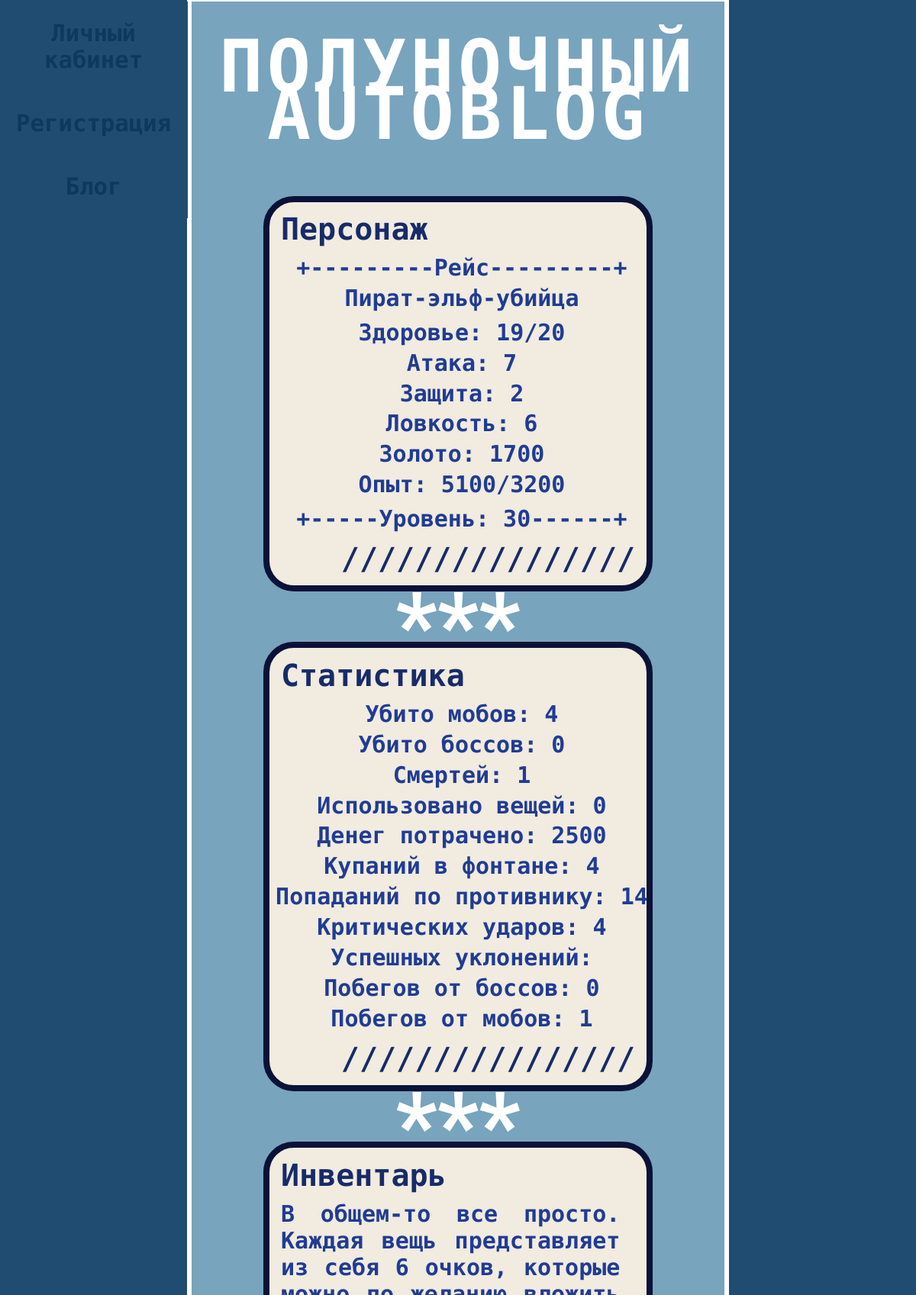
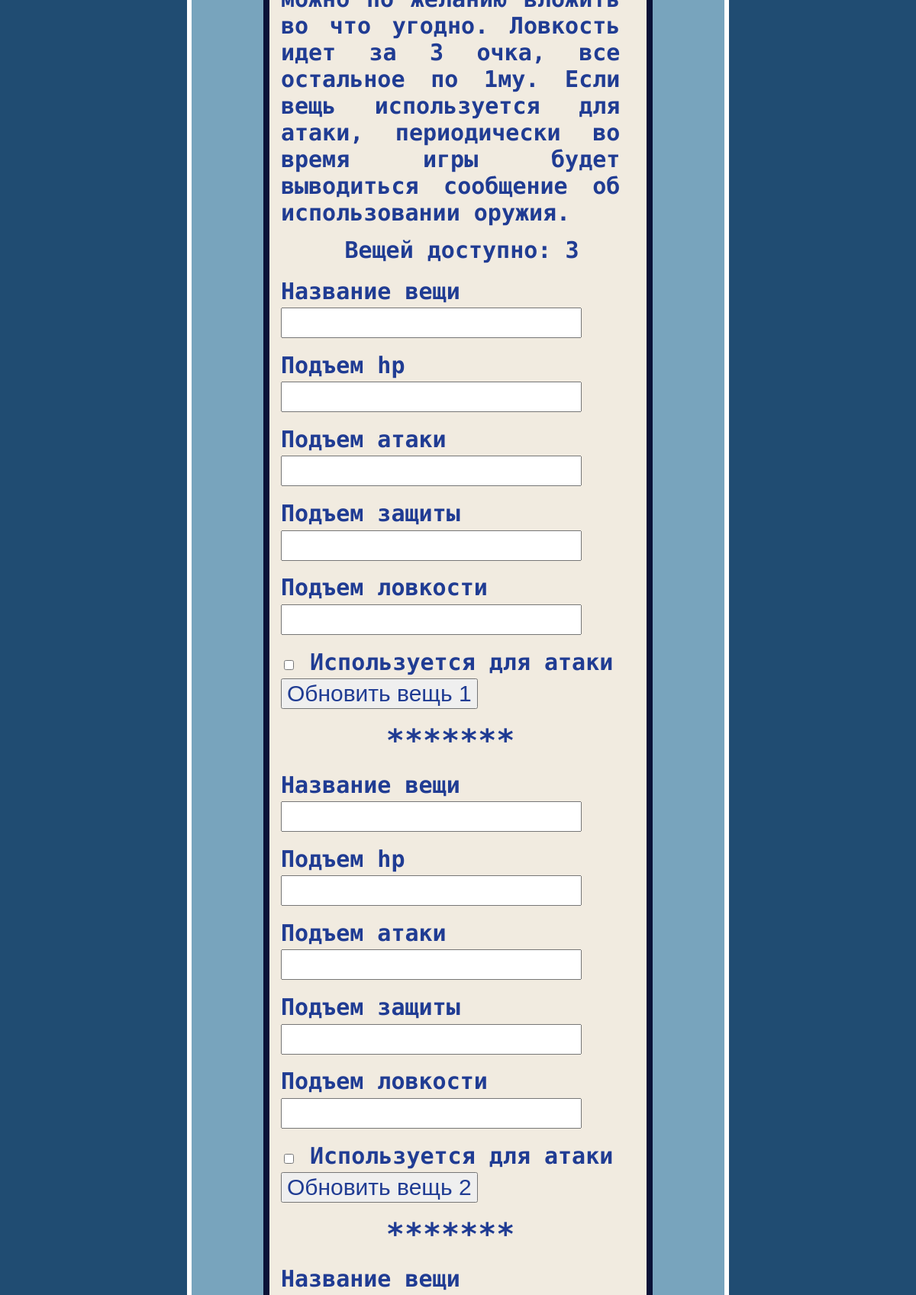
The app's page /profile/show_char (signed in, upper part) with its own data (2 pictures, top to bottom).
### models.py (models this page shows, shortened)
class Statistics(db.Model):
    id = db.Column(db.Integer, primary_key=True)
    mobKill = db.Column(db.Integer)
    bossKill = db.Column(db.Integer)
    death = db.Column(db.Integer)
    itemsUsed = db.Column(db.Integer)
    moneySpend = db.Column(db.Integer)
    fountainHealing = db.Column(db.Integer)
    hits = db.Column(db.Integer)
    criticalHits = db.Column(db.Integer)
    successAvoiding = db.Column(db.Integer)
    leavingBossFights = db.Column(db.Integer)
    leavingMobFights = db.Column(db.Integer)
    char_id = db.Column(db.Integer, db.ForeignKey("characters.id"))

class Characters(db.Model):
    id = db.Column(db.Integer, primary_key=True)
    name = db.Column(db.String(50))
    story = db.Column(db.Text)
    hp = db.Column(db.Integer)
    max_hp = db.Column(db.Integer)
    attack = db.Column(db.Integer)
    defense = db.Column(db.Integer)
    initiative = db.Column(db.Integer)
    points = db.Column(db.Integer)
    money = db.Column(db.Integer)
    level = db.Column(db.Integer)
    exp = db.Column(db.Integer)
    next_level_exp = db.Column(db.Integer)
    autosave = db.Column(db.Boolean)
    items_available = db.Column(db.Integer, nullable=True)
    user_id = db.Column(db.Integer, db.ForeignKey("users.id"), nullable=True)

### app.py (the view)
@app.route("/profile/show_char", methods=["POST", "GET"])
@login_required
def show_char():
    char = getCharacterByUserId(current_user.get_id())
    if not char:
        redirect(url_for(get_char))
    items = getItemsByChar(char.id) #получаем имеющиеся вещи чара
    forms = [ItemsPostForm(i)() for i in range(char.items_available)] #создаем столько форм, сколько доступно вещей
    stat = getStatistic(char.id)
    info = in_web_presentation(char)
    for count, form in enumerate(forms):
        if form.validate_on_submit() and form.submit.data:
            if form.itemId is not None:
                if check_sum(form):
                    if putItem(form):
                        flash("Инвентарь успешно обновлен", "success")
                    else:
                        flash("Что-то пошло не так", "error")
                else:
                    flash("Количество очков больше 6и, инвентарь не обновлен", "error")
            else:
                if check_sum(form):
                    if postItem(char.id, form):
                        flash("Инвентарь успешно обновлен", "success")
                    else:
                        flash("Что-то пошло не так", "error")
                else:
                    flash("Количество очков больше 6и, инвентарь не обновлен", "error")
    return render_template("show_char.html", menu=menu, title="Персонаж", info=info, stat=stat, char=char, forms=forms)

### UserLogin.py (called while the page is built)
    def fromDB(self, user):
        self.__user = user
        return self

    def get_id(self):
        return self.__user.id

### app.py (called while the page is built)
@login_manager.user_loader
def load_user(user_id):
    return UserLogin().fromDB(getUser(user_id))

### forms.py (called while the page is built)
def ItemsPostForm(num):
    form = type(f"ItemsPostForm{num}", (FlaskForm, ), {
        f"itemName": StringField(f"Название вещи", validators=[Length(min=4, max=100, message="Должно быть от 4 до 100 символов")]),
        f"itemMaxHp": IntegerField(f"Подъем hp", validators=[NumberRange(min=0, message="Не должно быть меньше 0")]),
        f"itemAttack": IntegerField(f"Подъем атаки", validators=[NumberRange(min=0, message="Не должно быть меньше 0")]),
        f"itemDefense": IntegerField(f"Подъем защиты", validators=[NumberRange(min=0, message="Не должно быть меньше 0")]),
        f"itemInitiative": IntegerField(f"Подъем ловкости", validators=[NumberRange(min=0, message="Не должно быть меньше 0")]),
        f"forAttack": BooleanField(f"Используется для атаки", default=False),
        f"submit{num}": SubmitField(f"Обновить вещь {num + 1}"),
        f"itemId": None,
    })
    return form

### models.py (called while the page is built)
def getItemsByChar(char_id):
    with db.session() as s:
        try:
            its = Items.query.filter_by(char_id=char_id).all()
            if not its:
                print("Вещей не найдено")
                return False
            else:
                return its
        except:
            print("Что-то пошло не так при загрузке вещей")

def getStatistic(char_id):
    with db.session() as s:
        s.expire_on_commit = False
        try:
            s = Statistics.query.filter_by(char_id=char_id).first()
            if not s:
                print("Статистика не найдена")
                return False
            return s
        except:
            print("Что-то пошло не так при загрузке статистики")

def getCharacterByUserId(user_id):
    with db.session() as s:
        s.expire_on_commit = False #другое решение возникшей проблемы, судя по всему "нейтрализует" ленивую загрузку
        try:
            u = Characters.query.filter_by(user_id=user_id).first()
            u.items_available = u.level // 10  # сходу вычисляем сколько вещей доступно
            if not u:
                print("Пользователь не найден")
                return False
            s.commit()
            return u
        except:
            s.rollback()
            print("Что-то пошло не так при загрузке пользователя")

### templates/show_char.html (shortened to what this page needs)
{% extends "base.html"%}
{% block content %}
{{ super() }}
    <div class="post">
        <div class="nickname">Персонаж</div>
            {% for line in info %}
            <div class="show_char">{{ line }}</div>
            {% endfor %}
        <div class="dateandtime">////////////////</div>
    </div>
    <div class="sign-wrap-3">
        <span class="sign_word">***</span>
    </div>
    <div class="post">
        <div class="nickname">Статистика</div>
        <div class="show_char">Убито мобов: {{stat.mobKill}}</div>
        <div class="show_char">Убито боссов: {{stat.bossKill}}</div>
        <div class="show_char">Смертей: {{stat.death}}</div>
        <div class="show_char">Использовано вещей: {{stat.itemsUsed}}</div>
        <div class="show_char">Денег потрачено: {{stat.moneySpend}}</div>
        <div class="show_char">Купаний в фонтане: {{stat.fountainHealing}}</div>
        <div class="show_char">Попаданий по противнику: {{stat.hits}}</div>
        <div class="show_char">Критических ударов: {{stat.criticalHits}}</div>
        <div class="show_char">Успешных уклонений: {{stat.successAvoidings}}</div>
        <div class="show_char">Побегов от боссов: {{stat.leavingBossFights}}</div>
        <div class="show_char">Побегов от мобов: {{stat.leavingMobFights}}</div>
        <div class="dateandtime">////////////////</div>
    </div>
    <div class="sign-wrap-3">
        <span class="sign_word">***</span>
    </div>
        <div class="post">
        <div class="nickname">Инвентарь</div>
        <div class="text"> В общем-то все просто. Каждая вещь представляет из себя 6 очков, которые можно по желанию вложить во что угодно.
        Ловкость идет за 3 очка, все остальное по 1му. Если вещь используется для атаки, периодически во время игры будет выводиться сообщение об использовании оружия.</div>
        <div class="show_char">Вещей доступно: {{char.items_available}}</div>
            {% for form in forms %}
            <form action="" method="post" class="items">
            {% for field in form if field.name not in ['csrf_token']%}
                {% if field.name not in ['forAttack'] and field.type != "SubmitField" %}
                <p class="linename">{{ field.label() }}</p>
                {% endif %}
                {% if field.errors %}
                    {{ field(class="invalid")}}
                {% for e in field.errors %}
                <div class="flMsg errorInv">{{ e }}</div>
                {% endfor %}
                {% else %}
                {% if field.name in ['forAttack'] %}
                <p class="linename">{{ form.forAttack() }} {{ form.forAttack.label() }} </p>
                {% else %}
                {{ field() }}
                {% endif %}
                {% endif %}
            {% endfor %}
                <div class="linename">*******</div>
            {% endfor %}
            </form>
        </div>
{% endblock %}

### static/css/styles.css (style rules this page uses)
body { background-color: #204c72; }
div.post { margin: 1.5% 13.5% 3% 13.5%; border: solid #0a1237 6pt; border-radius: 40px; background-color: #f1ebe0; }
div.nickname { font-size: 40px; font-weight: bold; padding-left: 3%; padding-top: 2.5%; color: #172b69; padding-bottom: 2%; font-family: 'Ubuntu Mono', monospace; }
div.text { font-size: 30px; font-weight: bold; padding: 0% 3% 3% 3%; color: #203c93; font-family: 'Ubuntu Mono', monospace; text-align: justify; width: 90%; }
div.show_char { font-size: 30px; font-weight: bold; padding: 0% 1% 1% 1%; color: #203c93; font-family: 'Ubuntu Mono', monospace; text-align: center; width: 100%; }
div.dateandtime { font-size: 40px; font-weight: bold; line-height: 50px; padding: 1% 3% 2% 3%; color: #172b69; font-family: 'Ubuntu Mono', monospace; text-align: right; }
div.post + div.sign-wrap-3 { margin-bottom: -5%; }
p.linename { font-size: 30px; font-weight: bold; color: #203c93; font-family: 'Ubuntu Mono', monospace; margin-block-end: 0px; margin-block-start: 0px; padding-bottom: 1%; padding-top: 3%; }
div.linename { font-size: 40px; font-weight: bold; color: #203c93; font-family: 'Ubuntu Mono', monospace; margin-block-end: 0px; margin-block-start: 0px; padding-bottom: 1%; padding-top: 3%; text-align: center; }
input { margin-block-end: 0px; margin-block-start: 0px; margin-bottom: 1%; color: #203c93; font-size: 30px; }
form { margin-left: 3%; width: 50%; }
form.items { margin-left: 3%; width: 90%; }
.sign-wrap-3 { text-align: center; }
.sign-wrap-3 .sign_word { font-size: 120px; font-weight: bold; line-height: 50px; color: #FFF; font-family: 'Roboto', sans-serif; text-transform: uppercase; animation: neon-3 5s steps(1, start) infinite reverse; }

### records on screen
Statistics: mobKill "4", bossKill "0", death "1", itemsUsed "0", moneySpend "2500", fountainHealing "4", hits "14", criticalHits "4", leavingBossFights "0", leavingMobFights "1"
Characters: items_available "3"

### other values on screen
{{ m.name }} "Личный кабинет" "Регистрация" "Блог"
{{ line }} "+---------Рейс---------+" "Пират-эльф-убийца" "Здоровье: 19/20" "Атака: 7" "Защита: 2" "Ловкость: 6" "Золото: 1700" "Опыт: 5100/3200" "+-----Уровень: 30------+"
{{ field.label() }} "Название вещи" "Подъем hp" "Подъем атаки" "Подъем защиты" "Подъем ловкости" "Название вещи" "Подъем hp" "Подъем атаки" "Подъем защиты" "Подъем ловкости" "Название вещи"
